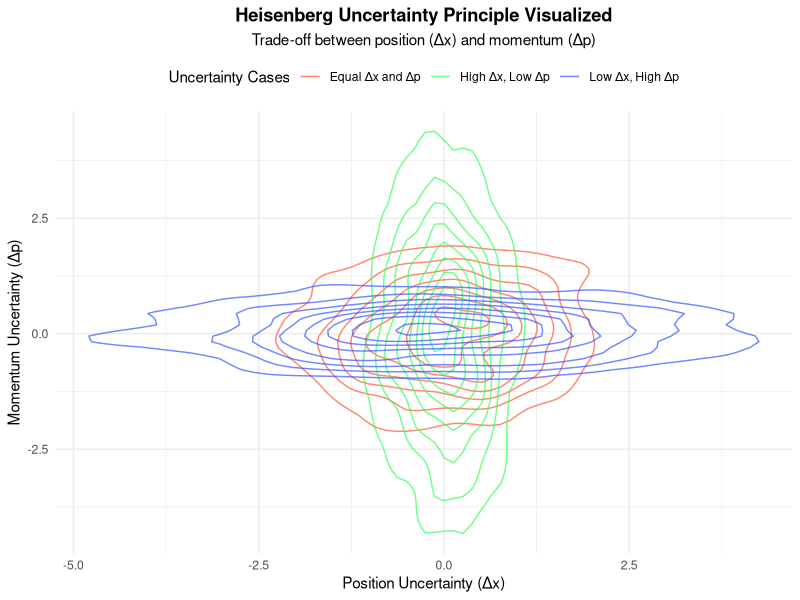

Reproduce this figure in R.
library(ggplot2)

# Simulate data for position and momentum uncertainty
set.seed(123)

data = data.frame(
  pos_uncertain = c(rnorm(1000, sd = 0.5), rnorm(1000, sd = 1), rnorm(1000, sd = 2)),
  mom_uncertain = c(rnorm(1000, sd = 2), rnorm(1000, sd = 1), rnorm(1000, sd = 0.5)),
  group = factor(rep(c("High Δx, Low Δp", "Equal Δx and Δp", "Low Δx, High Δp"), each = 1000))
)

ggplot(data, aes(x = pos_uncertain, y = mom_uncertain, color = group, fill = group))+
  geom_density_2d(alpha = 0.7)+
  scale_fill_manual(values = c("#FF5733", "#33FF57", "#3357FF"))+
  scale_color_manual(values = c("#FF5733", "#33FF57", "#3357FF"))+
  labs(
    title = "Heisenberg Uncertainty Principle Visualized",
    subtitle = "Trade-off between position (Δx) and momentum (Δp)",
    x = "Position Uncertainty (Δx)",
    y = "Momentum Uncertainty (Δp)",
    color = "Uncertainty Cases",
    fill = "Uncertainty Cases"
  )+
  theme_minimal()+
  theme(
    plot.title = element_text(hjust = 0.5, face = "bold"),
    plot.subtitle = element_text(hjust = 0.5),
    legend.position = "top"
  )